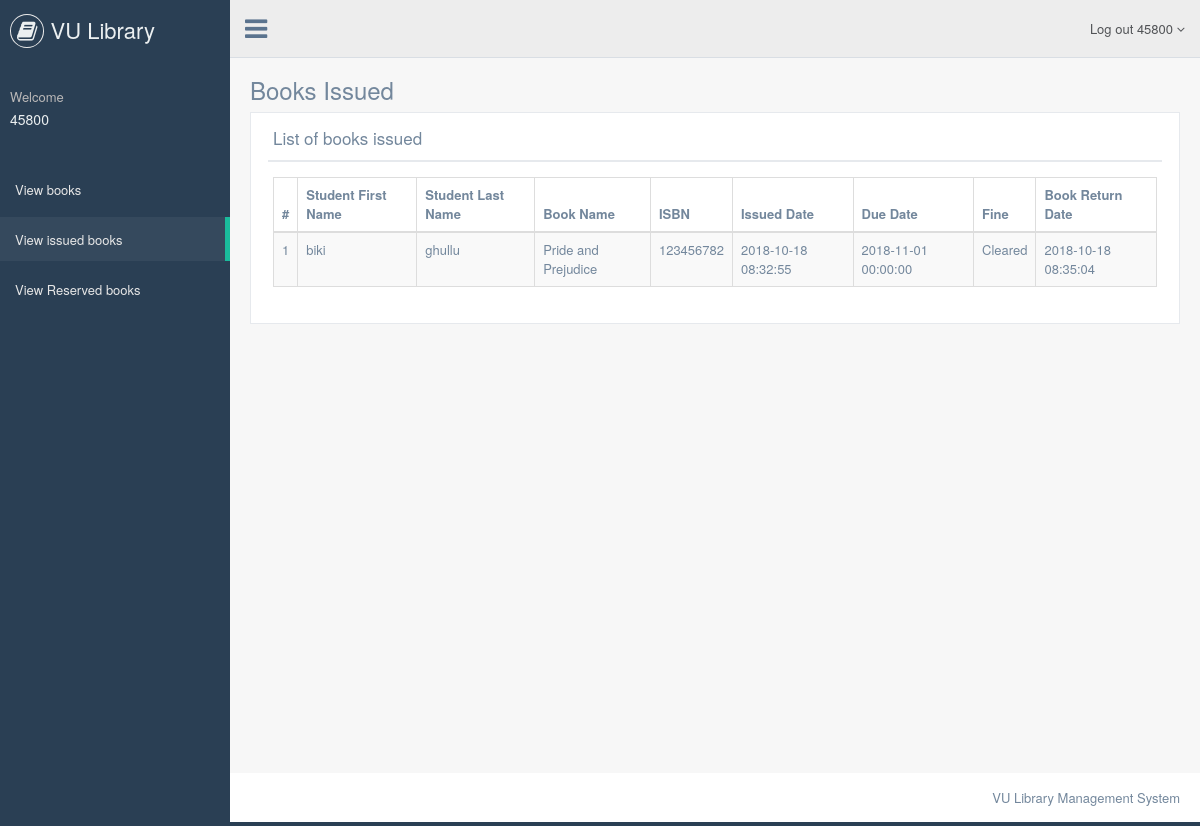
The app's page /viewissue.php (signed in) with its own data.
### tables this page shows
CREATE TABLE `bookissue` (
  `issueid` int(10) NOT NULL,
  `bookid` int(10) NOT NULL,
  `studentid` int(10) NOT NULL,
  `bookissued` datetime NOT NULL,
  `bookreturned` datetime NOT NULL,
  `returnstatus` int(10) NOT NULL,
  `fine` int(10) NOT NULL,
  `exissue` datetime NOT NULL
);

CREATE TABLE `Student` (
  `id` int(11) NOT NULL,
  `studentid` int(10) NOT NULL,
  `firstname` varchar(100) NOT NULL,
  `lastname` varchar(100) NOT NULL,
  `password` varchar(100) NOT NULL,
  `email` varchar(100) NOT NULL,
  `phone` int(50) NOT NULL,
  `registrationdate` datetime DEFAULT NULL,
  `status` int(5) NOT NULL
);

CREATE TABLE `book` (
  `bookid` int(11) NOT NULL,
  `bookname` varchar(150) NOT NULL,
  `authid` varchar(40) NOT NULL,
  `catid` int(11) NOT NULL,
  `isbn` int(100) NOT NULL,
  `bookpublish` varchar(40) NOT NULL,
  `bookadd` datetime NOT NULL,
  `status` int(11) NOT NULL,
  `rstatus` int(11) NOT NULL
);

### viewissue.php (the view, shortened to what this page needs)
    <?php
include("include/header.php");
include("include/connect.php");
?>
        <div class="right_col" role="main">
            <div class="">
                <div class="page-title">
                    <div class="title_left">
                        <h3>Books Issued</h3>
                    </div>
                </div>
                <div class="clearfix"></div>
                <div class="row" style="min-height:500px">
                    <div class="col-md-12 col-sm-12 col-xs-12">
                        <div class="x_panel">
                            <div class="x_title">
                                <h2>List of books issued</h2>
                                <div class="clearfix"></div>
                            </div>
                            <div class="x_content">
                                 <table class="table table-striped table-bordered table-hover" id="dataTables-example">
                                    <thead>
                                        <tr>
                                            <th>#</th>
                                            <th>Student First Name</th>
                                            <th>Student Last Name</th>
                                            <th>Book Name</th>
                                            <th>ISBN </th>
                                            <th>Issued Date</th>
                                            <th>Due Date</th>
                                            <th>Fine </th>
                                            <th> Book Return Date</th>
                                        </tr>
                                    </thead>
                                    <tbody>
                                    <?php
                                    $studid= $_SESSION['slogin'];
                                    $sql = "SELECT Student.firstname,Student.lastname,book.bookname,book.isbn,bookissue.bookissued,bookissue.bookreturned,bookissue.exissue, bookissue.fine, bookissue.bookid,bookissue.studentid,bookissue.returnstatus,bookissue.issueid as rid from  bookissue join Student  on Student.studentid=bookissue.studentid AND Student.studentid=$studid join book on book.isbn=bookissue.bookid order by bookissue.issueid desc";
                                    $query = $dbh -> prepare($sql);
                                    $query->execute();
                                    $results=$query->fetchAll(PDO::FETCH_OBJ);
                                    $cnt=1;
                                    if($query->rowCount() > 0)
                                    {
                                    foreach($results as $result)
                                    {
                                    $exissue=$result->exissue;           ?>
                                        <tr class="odd gradeX">
                                            <td class="center"><?php echo htmlentities($cnt);?></td>
                                            <td class="center"><?php echo htmlentities($result->firstname);?></td>
                                            <td class="center"><?php echo htmlentities($result->lastname);?></td>
                                            <td class="center"><?php echo htmlentities($result->bookname);?></td>
                                            <td class="center"><?php echo htmlentities($result->isbn);?></td>
                                            <td class="center"><?php echo htmlentities($result->bookissued);?></td>
                                            <td class="center"><?php echo htmlentities($result->exissue);?></td>
                                            <?php $nowdate= date('Y-m-d G:i:s');
                                            if($result->fine==1)
                                            {
                                                $mainfine="Cleared";?>
                                                <td class="center"><?php echo htmlentities($mainfine);?></td><?php
                                            }
                                            ?>
                                            <td class="center"><?php if($result->returnstatus==0)
                                            {
                                                echo htmlentities("Not Return Yet");
                                            } else {
                                            echo htmlentities($result->bookreturned);
}
                                            ?></td>
                                        </tr>
 <?php $cnt=$cnt+1;}} ?>
                                    </tbody>
                                </table>
                            </div>
                        </div>
                    </div>
                </div>
            </div>
        </div>
<?php
include("include/footer.php");
?>

### records on screen
bookissue: studentid.firstname "biki", studentid.lastname "ghullu", book.bookname "Pride and Prejudice", book.isbn "123456782", bookissued "2018-10-18 08:32:55", exissue "2018-11-01 00:00:00", fine "Cleared", bookreturned "2018-10-18 08:35:04"

### other values on screen
$name "45800"
